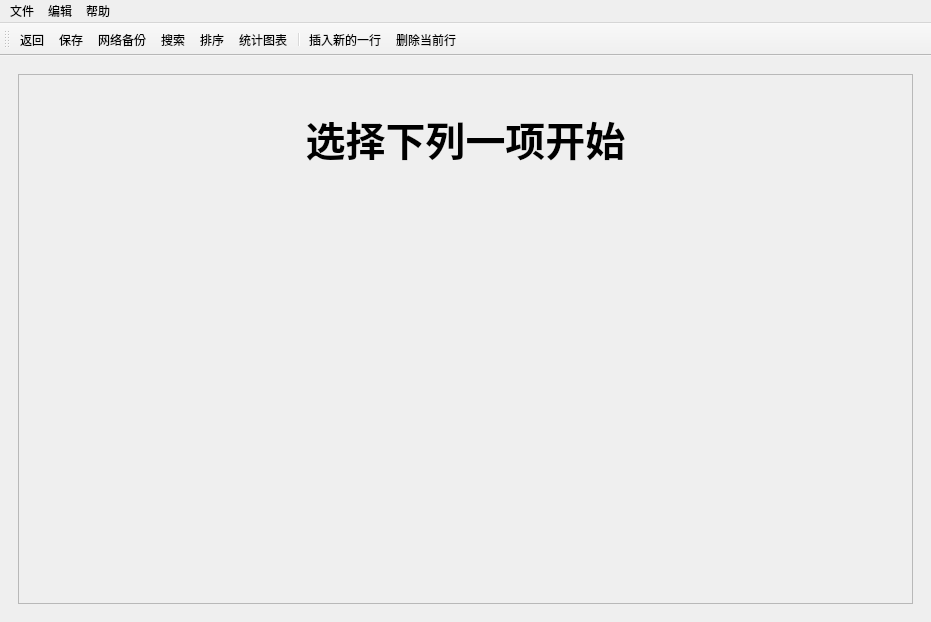
<?xml version="1.0" encoding="UTF-8"?>
<ui version="4.0">
 <class>MainWindow</class>
 <widget class="QMainWindow" name="MainWindow">
  <property name="geometry">
   <rect>
    <x>0</x>
    <y>0</y>
    <width>931</width>
    <height>622</height>
   </rect>
  </property>
  <property name="palette">
   <palette>
    <active/>
    <inactive/>
    <disabled/>
   </palette>
  </property>
  <property name="windowTitle">
   <string>MainWindow</string>
  </property>
  <widget class="QWidget" name="centralwidget">
   <layout class="QHBoxLayout" name="horizontalLayout">
    <item>
     <widget class="QStackedWidget" name="stackedWidget">
      <property name="currentIndex">
       <number>0</number>
      </property>
      <widget class="QWidget" name="wg_welcome_">
       <layout class="QVBoxLayout" name="verticalLayout">
        <item>
         <widget class="QFrame" name="frame">
          <property name="frameShape">
           <enum>QFrame::StyledPanel</enum>
          </property>
          <property name="frameShadow">
           <enum>QFrame::Raised</enum>
          </property>
          <layout class="QVBoxLayout" name="verticalLayout_2" stretch="2,10">
           <item>
            <widget class="QLabel" name="label">
             <property name="font">
              <font>
               <pointsize>30</pointsize>
               <bold>true</bold>
              </font>
             </property>
             <property name="text">
              <string>选择下列一项开始</string>
             </property>
             <property name="alignment">
              <set>Qt::AlignBottom|Qt::AlignHCenter</set>
             </property>
            </widget>
           </item>
           <item>
            <widget class="QWidget" name="widget" native="true">
             <layout class="QHBoxLayout" name="horizontalLayout_2">
              <item>
               <spacer name="horizontalSpacer_2">
                <property name="orientation">
                 <enum>Qt::Horizontal</enum>
                </property>
                <property name="sizeType">
                 <enum>QSizePolicy::MinimumExpanding</enum>
                </property>
                <property name="sizeHint" stdset="0">
                 <size>
                  <width>71</width>
                  <height>20</height>
                 </size>
                </property>
               </spacer>
              </item>
              <item>
               <widget class="QPushButton" name="pb_openfile_">
                <property name="minimumSize">
                 <size>
                  <width>250</width>
                  <height>250</height>
                 </size>
                </property>
                <property name="styleSheet">
                 <string notr="true">background-image: url(:/open.jpg);</string>
                </property>
                <property name="text">
                 <string/>
                </property>
                <property name="autoDefault">
                 <bool>false</bool>
                </property>
                <property name="flat">
                 <bool>true</bool>
                </property>
               </widget>
              </item>
              <item>
               <spacer name="horizontalSpacer">
                <property name="orientation">
                 <enum>Qt::Horizontal</enum>
                </property>
                <property name="sizeHint" stdset="0">
                 <size>
                  <width>71</width>
                  <height>20</height>
                 </size>
                </property>
               </spacer>
              </item>
              <item>
               <widget class="QPushButton" name="pb_newfile_">
                <property name="minimumSize">
                 <size>
                  <width>250</width>
                  <height>250</height>
                 </size>
                </property>
                <property name="styleSheet">
                 <string notr="true">background-image: url(:/new.jpg);</string>
                </property>
                <property name="text">
                 <string/>
                </property>
                <property name="flat">
                 <bool>true</bool>
                </property>
               </widget>
              </item>
              <item>
               <spacer name="horizontalSpacer_3">
                <property name="orientation">
                 <enum>Qt::Horizontal</enum>
                </property>
                <property name="sizeHint" stdset="0">
                 <size>
                  <width>71</width>
                  <height>20</height>
                 </size>
                </property>
               </spacer>
              </item>
             </layout>
            </widget>
           </item>
          </layout>
         </widget>
        </item>
       </layout>
      </widget>
      <widget class="ListTable" name="wg_table_"/>
     </widget>
    </item>
   </layout>
  </widget>
  <widget class="QMenuBar" name="menubar">
   <property name="geometry">
    <rect>
     <x>0</x>
     <y>0</y>
     <width>931</width>
     <height>22</height>
    </rect>
   </property>
   <widget class="QMenu" name="menu">
    <property name="title">
     <string>文件</string>
    </property>
    <addaction name="action_remain_"/>
   </widget>
   <widget class="QMenu" name="menu_2">
    <property name="title">
     <string>编辑</string>
    </property>
   </widget>
   <widget class="QMenu" name="menu_3">
    <property name="title">
     <string>帮助</string>
    </property>
    <addaction name="action_helper_"/>
   </widget>
   <addaction name="menu"/>
   <addaction name="menu_2"/>
   <addaction name="menu_3"/>
  </widget>
  <widget class="QToolBar" name="toolBar">
   <property name="windowTitle">
    <string>toolBar</string>
   </property>
   <attribute name="toolBarArea">
    <enum>TopToolBarArea</enum>
   </attribute>
   <attribute name="toolBarBreak">
    <bool>false</bool>
   </attribute>
   <addaction name="action_reValue_"/>
   <addaction name="action_save_"/>
   <addaction name="action_net_"/>
   <addaction name="action_search_"/>
   <addaction name="action_sort_"/>
   <addaction name="action_chart_"/>
   <addaction name="separator"/>
   <addaction name="action_insert_"/>
   <addaction name="action_del_"/>
  </widget>
  <action name="actionopen">
   <property name="text">
    <string>回到主界面</string>
   </property>
  </action>
  <action name="action_remain_">
   <property name="text">
    <string>回到主菜单</string>
   </property>
  </action>
  <action name="action_save_">
   <property name="icon">
    <iconset resource="resource.qrc">
     <normaloff>:/save.png</normaloff>:/save.png</iconset>
   </property>
   <property name="text">
    <string>保存</string>
   </property>
   <property name="toolTip">
    <string>保存现在表格文件</string>
   </property>
  </action>
  <action name="action_reValue_">
   <property name="icon">
    <iconset resource="resource.qrc">
     <normaloff>:/back.png</normaloff>:/back.png</iconset>
   </property>
   <property name="text">
    <string>返回</string>
   </property>
   <property name="toolTip">
    <string>返回未修改模式</string>
   </property>
  </action>
  <action name="action_net_">
   <property name="icon">
    <iconset resource="resource.qrc">
     <normaloff>:/cloud.png</normaloff>:/cloud.png</iconset>
   </property>
   <property name="text">
    <string>网络备份</string>
   </property>
   <property name="toolTip">
    <string>链接网络服务器</string>
   </property>
  </action>
  <action name="action_search_">
   <property name="icon">
    <iconset resource="resource.qrc">
     <normaloff>:/search.png</normaloff>:/search.png</iconset>
   </property>
   <property name="text">
    <string>搜索</string>
   </property>
   <property name="toolTip">
    <string>模糊搜索</string>
   </property>
  </action>
  <action name="action_sort_">
   <property name="icon">
    <iconset resource="resource.qrc">
     <normaloff>:/sort.png</normaloff>:/sort.png</iconset>
   </property>
   <property name="text">
    <string>排序</string>
   </property>
   <property name="toolTip">
    <string>按需求排序</string>
   </property>
  </action>
  <action name="action_insert_">
   <property name="icon">
    <iconset resource="resource.qrc">
     <normaloff>:/add.png</normaloff>:/add.png</iconset>
   </property>
   <property name="text">
    <string>插入新的一行</string>
   </property>
  </action>
  <action name="action_del_">
   <property name="icon">
    <iconset resource="resource.qrc">
     <normaloff>:/sub.png</normaloff>:/sub.png</iconset>
   </property>
   <property name="text">
    <string>删除当前行</string>
   </property>
  </action>
  <action name="action_chart_">
   <property name="icon">
    <iconset resource="resource.qrc">
     <normaloff>:/icon_small_WeightSlider.png</normaloff>:/icon_small_WeightSlider.png</iconset>
   </property>
   <property name="text">
    <string>统计图表</string>
   </property>
  </action>
  <action name="action_helper_">
   <property name="text">
    <string>帮助</string>
   </property>
  </action>
 </widget>
 <customwidgets>
  <customwidget>
   <class>ListTable</class>
   <extends>QWidget</extends>
   <header>listtable.h</header>
   <container>1</container>
  </customwidget>
 </customwidgets>
 <resources>
  <include location="resource.qrc"/>
 </resources>
 <connections/>
</ui>
